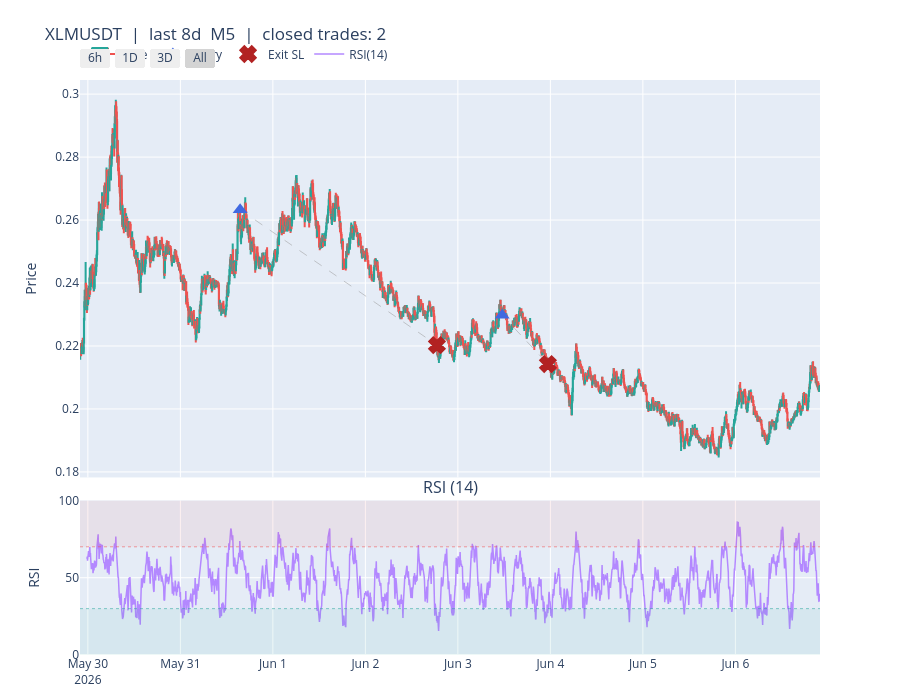
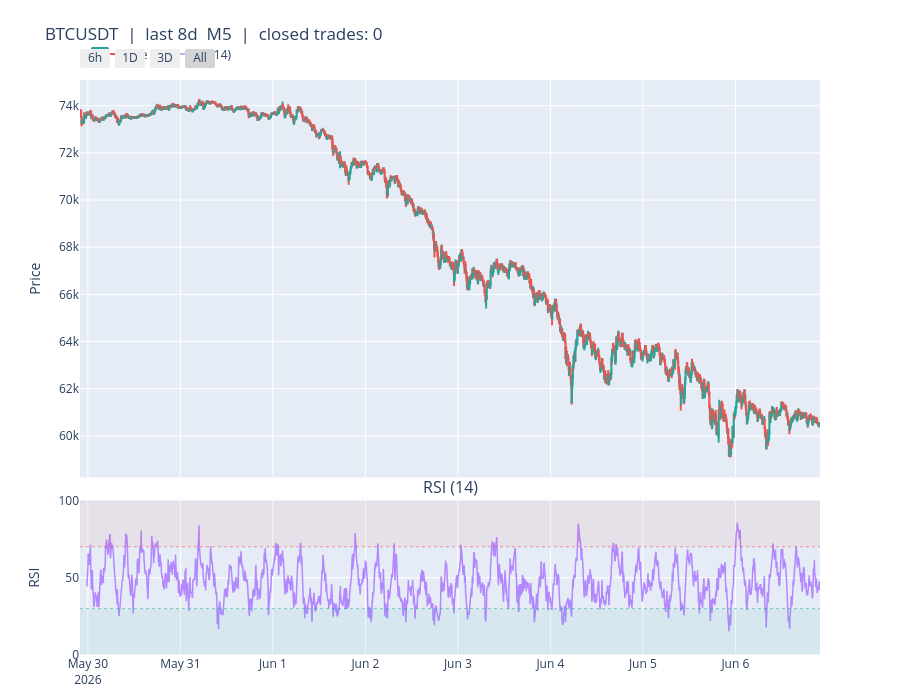
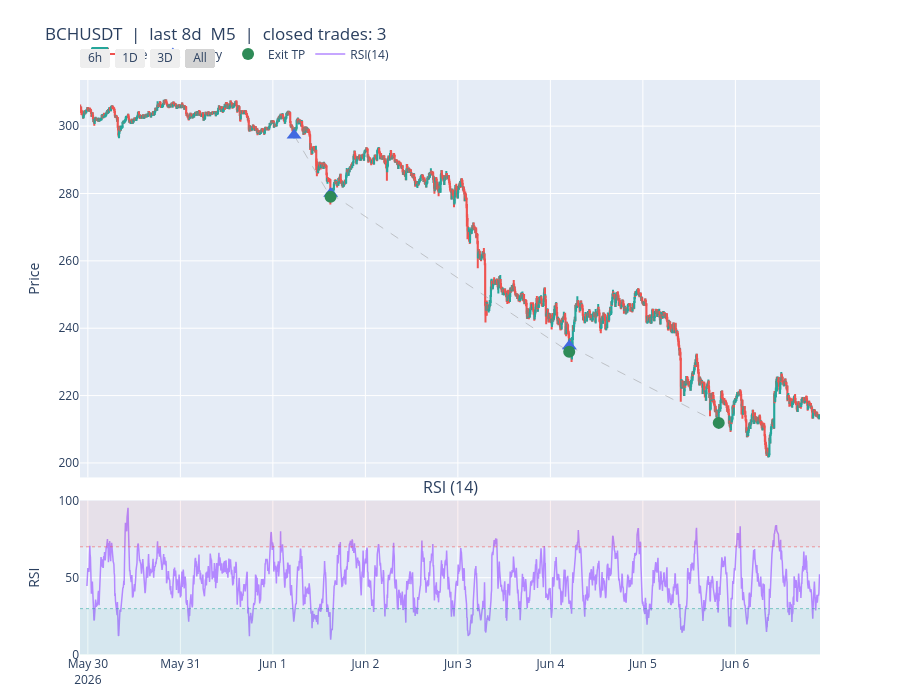
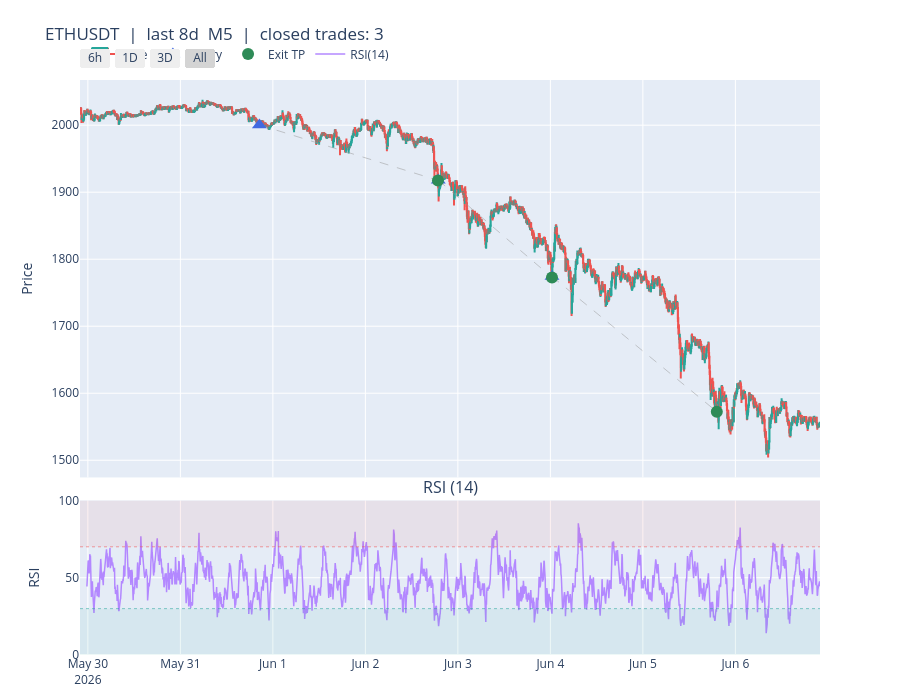

Write notebook code for charts like these, in order.
### Code cell
# SECTION 5 — Last LOOKBACK_DAYS on M5: price + trades (one figure per symbol)
_now_ms = int(time.time() * 1000)
chart_t0 = _now_ms - LOOKBACK_DAYS * DAY_MS
chart_t1 = _now_ms
_cutoff = pd.to_datetime(chart_t0, unit="ms", utc=True)

for symbol in SYMBOLS:
    trades = trade_frames.get(symbol, pd.DataFrame())
    if not trades.empty:
        trades = trades.loc[trades["exit_time"] >= _cutoff].copy()

    print(
        f"OHLCV {symbol}  {pd.to_datetime(chart_t0, unit='ms', utc=True)} .. "
        f"{pd.to_datetime(chart_t1, unit='ms', utc=True)} UTC"
    )
    ohlcv = fetch_klines_in_range(symbol, CHART_INTERVAL, chart_t0, chart_t1)
    if not ohlcv.empty:
        ohlcv.index = ohlcv.index.tz_convert(_TEHRAN)

    plot_symbol_trades(symbol, ohlcv, trades)

print("All charts rendered.")

### Figure 1 — Plotly figure (JSON) as saved in the notebook; plotly's stock layout.template omitted (floating-point values rounded to 4 significant figures; data arrays with more than 128 entries replaced by an {"elided": "..."} marker saying what was removed)
{"data": [{"close": {"elided": "2304 float values"}, "decreasing": {"line": {"color": "#ef5350"}}, "high": {"elided": "2304 float values"}, "hoverinfo": "x+text", "hovertext": {"elided": "2304 str values"}, "increasing": {"line": {"color": "#26a69a"}}, "low": {"elided": "2304 float values"}, "name": "Price", "open": {"elided": "2304 float values"}, "type": "candlestick", "x": {"elided": "2304 str values"}, "xaxis": "x", "yaxis": "y"}, {"hoverinfo": "skip", "line": {"color": "rgba(150,150,150,0.5)", "dash": "dash", "width": 1}, "mode": "lines", "showlegend": false, "type": "scatter", "x": ["2026-05-31T15:30:14.858000+03:30", "2026-06-02T18:33:47.971000+03:30"], "xaxis": "x", "y": [0.2633, 0.2203], "yaxis": "y"}, {"hoverinfo": "skip", "line": {"color": "rgba(150,150,150,0.5)", "dash": "dash", "width": 1}, "mode": "lines", "showlegend": false, "type": "scatter", "x": ["2026-06-03T11:30:14.722000+03:30", "2026-06-03T23:21:37.751000+03:30"], "xaxis": "x", "y": [0.2298, 0.2143], "yaxis": "y"}, {"customdata": [[0.2633, "Long", "Market"], [0.2298, "Long", "Market"]], "hovertemplate": "<b>Entry</b><br>Time: %{x}<br>Price: %{customdata[0]}<br>Position: %{customdata[1]}<br>OrderType: %{customdata[2]}<extra></extra>", "marker": {"color": "royalblue", "size": 13, "symbol": "triangle-up"}, "mode": "markers", "name": "Entry", "type": "scatter", "x": ["2026-05-31T15:30:14.858", "2026-06-03T11:30:14.722"], "xaxis": "x", "y": [0.2633, 0.2298], "yaxis": "y"}, {"customdata": [[0.2203, -19.78], [0.2143, -20.16]], "hovertemplate": "<b>Exit — Stop Loss</b><br>Time: %{x}<br>Price: %{customdata[0]}<br>PnL: %{customdata[1]}<extra></extra>", "marker": {"color": "firebrick", "line": {"color": "firebrick", "width": 2.5}, "size": 13, "symbol": "x"}, "mode": "markers", "name": "Exit SL", "type": "scatter", "x": ["2026-06-02T18:33:47.971", "2026-06-03T23:21:37.751"], "xaxis": "x", "y": [0.2203, 0.2143], "yaxis": "y"}, {"hovertemplate": "RSI: %{y:.2f}<extra></extra>", "line": {"color": "#b388ff", "width": 1.5}, "mode": "lines", "name": "RSI(14)", "type": "scatter", "x": {"elided": "2304 str values"}, "xaxis": "x2", "y": {"elided": "2304 float values"}, "yaxis": "y2"}], "layout": {"annotations": [{"font": {"size": 16}, "showarrow": false, "text": "RSI (14)", "x": 0.5, "xanchor": "center", "xref": "paper", "y": 0.2688, "yanchor": "bottom", "yref": "paper"}], "height": 700, "hovermode": "x unified", "legend": {"orientation": "h", "x": 0, "xanchor": "left", "y": 1.02, "yanchor": "bottom"}, "margin": {"b": 20, "t": 80}, "shapes": [{"fillcolor": "rgba(239,83,80,0.08)", "line": {"width": 0}, "type": "rect", "x0": 0, "x1": 1, "xref": "x2 domain", "y0": 70, "y1": 100, "yref": "y2"}, {"fillcolor": "rgba(38,166,154,0.08)", "line": {"width": 0}, "type": "rect", "x0": 0, "x1": 1, "xref": "x2 domain", "y0": 0, "y1": 30, "yref": "y2"}, {"line": {"color": "rgba(239,83,80,0.55)", "dash": "dot", "width": 1}, "type": "line", "x0": 0, "x1": 1, "xref": "x2 domain", "y0": 70, "y1": 70, "yref": "y2"}, {"line": {"color": "rgba(38,166,154,0.55)", "dash": "dot", "width": 1}, "type": "line", "x0": 0, "x1": 1, "xref": "x2 domain", "y0": 30, "y1": 30, "yref": "y2"}], "title": {"text": "XLMUSDT  |  last 8d  M5  |  closed trades: 2"}, "xaxis": {"anchor": "y", "domain": [0, 1], "matches": "x2", "rangeselector": {"buttons": [{"count": 6, "label": "6h", "step": "hour", "stepmode": "backward"}, {"count": 1, "label": "1D", "step": "day", "stepmode": "backward"}, {"count": 3, "label": "3D", "step": "day", "stepmode": "backward"}, {"label": "All", "step": "all"}]}, "rangeslider": {"visible": false}, "showticklabels": false, "type": "date"}, "xaxis2": {"anchor": "y2", "domain": [0, 1], "type": "date"}, "yaxis": {"anchor": "x", "domain": [0.3088, 1], "title": {"text": "Price"}}, "yaxis2": {"anchor": "x2", "domain": [0, 0.2688], "fixedrange": true, "range": [0, 100], "title": {"text": "RSI"}}}}

### Figure 2 — Plotly figure (JSON) as saved in the notebook; plotly's stock layout.template omitted (floating-point values rounded to 4 significant figures; data arrays with more than 128 entries replaced by an {"elided": "..."} marker saying what was removed)
{"data": [{"close": {"elided": "2304 float values"}, "decreasing": {"line": {"color": "#ef5350"}}, "high": {"elided": "2304 float values"}, "hoverinfo": "x+text", "hovertext": {"elided": "2304 str values"}, "increasing": {"line": {"color": "#26a69a"}}, "low": {"elided": "2304 float values"}, "name": "Price", "open": {"elided": "2304 float values"}, "type": "candlestick", "x": {"elided": "2304 str values"}, "xaxis": "x", "yaxis": "y"}, {"hovertemplate": "RSI: %{y:.2f}<extra></extra>", "line": {"color": "#b388ff", "width": 1.5}, "mode": "lines", "name": "RSI(14)", "type": "scatter", "x": {"elided": "2304 str values"}, "xaxis": "x2", "y": {"elided": "2304 float values"}, "yaxis": "y2"}], "layout": {"annotations": [{"font": {"size": 16}, "showarrow": false, "text": "RSI (14)", "x": 0.5, "xanchor": "center", "xref": "paper", "y": 0.2688, "yanchor": "bottom", "yref": "paper"}], "height": 700, "hovermode": "x unified", "legend": {"orientation": "h", "x": 0, "xanchor": "left", "y": 1.02, "yanchor": "bottom"}, "margin": {"b": 20, "t": 80}, "shapes": [{"fillcolor": "rgba(239,83,80,0.08)", "line": {"width": 0}, "type": "rect", "x0": 0, "x1": 1, "xref": "x2 domain", "y0": 70, "y1": 100, "yref": "y2"}, {"fillcolor": "rgba(38,166,154,0.08)", "line": {"width": 0}, "type": "rect", "x0": 0, "x1": 1, "xref": "x2 domain", "y0": 0, "y1": 30, "yref": "y2"}, {"line": {"color": "rgba(239,83,80,0.55)", "dash": "dot", "width": 1}, "type": "line", "x0": 0, "x1": 1, "xref": "x2 domain", "y0": 70, "y1": 70, "yref": "y2"}, {"line": {"color": "rgba(38,166,154,0.55)", "dash": "dot", "width": 1}, "type": "line", "x0": 0, "x1": 1, "xref": "x2 domain", "y0": 30, "y1": 30, "yref": "y2"}], "title": {"text": "BTCUSDT  |  last 8d  M5  |  closed trades: 0"}, "xaxis": {"anchor": "y", "domain": [0, 1], "matches": "x2", "rangeselector": {"buttons": [{"count": 6, "label": "6h", "step": "hour", "stepmode": "backward"}, {"count": 1, "label": "1D", "step": "day", "stepmode": "backward"}, {"count": 3, "label": "3D", "step": "day", "stepmode": "backward"}, {"label": "All", "step": "all"}]}, "rangeslider": {"visible": false}, "showticklabels": false, "type": "date"}, "xaxis2": {"anchor": "y2", "domain": [0, 1], "type": "date"}, "yaxis": {"anchor": "x", "domain": [0.3088, 1], "title": {"text": "Price"}}, "yaxis2": {"anchor": "x2", "domain": [0, 0.2688], "fixedrange": true, "range": [0, 100], "title": {"text": "RSI"}}}}

### Figure 3 — Plotly figure (JSON) as saved in the notebook; plotly's stock layout.template omitted (floating-point values rounded to 4 significant figures; data arrays with more than 128 entries replaced by an {"elided": "..."} marker saying what was removed)
{"data": [{"close": {"elided": "2304 float values"}, "decreasing": {"line": {"color": "#ef5350"}}, "high": {"elided": "2304 float values"}, "hoverinfo": "x+text", "hovertext": {"elided": "2304 str values"}, "increasing": {"line": {"color": "#26a69a"}}, "low": {"elided": "2304 float values"}, "name": "Price", "open": {"elided": "2304 float values"}, "type": "candlestick", "x": {"elided": "2304 str values"}, "xaxis": "x", "yaxis": "y"}, {"hoverinfo": "skip", "line": {"color": "rgba(150,150,150,0.5)", "dash": "dash", "width": 1}, "mode": "lines", "showlegend": false, "type": "scatter", "x": ["2026-06-01T05:30:07.333000+03:30", "2026-06-01T14:57:59.932000+03:30"], "xaxis": "x", "y": [297.3, 279], "yaxis": "y"}, {"hoverinfo": "skip", "line": {"color": "rgba(150,150,150,0.5)", "dash": "dash", "width": 1}, "mode": "lines", "showlegend": false, "type": "scatter", "x": ["2026-06-01T15:00:05.528000+03:30", "2026-06-04T04:53:24.621000+03:30"], "xaxis": "x", "y": [280, 233], "yaxis": "y"}, {"hoverinfo": "skip", "line": {"color": "rgba(150,150,150,0.5)", "dash": "dash", "width": 1}, "mode": "lines", "showlegend": false, "type": "scatter", "x": ["2026-06-04T04:55:09.448000+03:30", "2026-06-05T19:40:56.544000+03:30"], "xaxis": "x", "y": [234.7, 211.9], "yaxis": "y"}, {"customdata": [[297.3, "Short", "Market"], [280, "Short", "Market"], [234.7, "Short", "Market"]], "hovertemplate": "<b>Entry</b><br>Time: %{x}<br>Price: %{customdata[0]}<br>Position: %{customdata[1]}<br>OrderType: %{customdata[2]}<extra></extra>", "marker": {"color": "royalblue", "size": 13, "symbol": "triangle-up"}, "mode": "markers", "name": "Entry", "type": "scatter", "x": ["2026-06-01T05:30:07.333", "2026-06-01T15:00:05.528", "2026-06-04T04:55:09.448"], "xaxis": "x", "y": [297.3, 280.0, 234.7], "yaxis": "y"}, {"customdata": [[279, 48.41], [233, 44.42], [211.9, 38.77]], "hovertemplate": "<b>Exit — Take Profit</b><br>Time: %{x}<br>Price: %{customdata[0]}<br>PnL: %{customdata[1]}<extra></extra>", "marker": {"color": "seagreen", "size": 12, "symbol": "circle"}, "mode": "markers", "name": "Exit TP", "type": "scatter", "x": ["2026-06-01T14:57:59.932", "2026-06-04T04:53:24.621", "2026-06-05T19:40:56.544"], "xaxis": "x", "y": [279.0, 233.0, 211.9], "yaxis": "y"}, {"hovertemplate": "RSI: %{y:.2f}<extra></extra>", "line": {"color": "#b388ff", "width": 1.5}, "mode": "lines", "name": "RSI(14)", "type": "scatter", "x": {"elided": "2304 str values"}, "xaxis": "x2", "y": {"elided": "2304 float values"}, "yaxis": "y2"}], "layout": {"annotations": [{"font": {"size": 16}, "showarrow": false, "text": "RSI (14)", "x": 0.5, "xanchor": "center", "xref": "paper", "y": 0.2688, "yanchor": "bottom", "yref": "paper"}], "height": 700, "hovermode": "x unified", "legend": {"orientation": "h", "x": 0, "xanchor": "left", "y": 1.02, "yanchor": "bottom"}, "margin": {"b": 20, "t": 80}, "shapes": [{"fillcolor": "rgba(239,83,80,0.08)", "line": {"width": 0}, "type": "rect", "x0": 0, "x1": 1, "xref": "x2 domain", "y0": 70, "y1": 100, "yref": "y2"}, {"fillcolor": "rgba(38,166,154,0.08)", "line": {"width": 0}, "type": "rect", "x0": 0, "x1": 1, "xref": "x2 domain", "y0": 0, "y1": 30, "yref": "y2"}, {"line": {"color": "rgba(239,83,80,0.55)", "dash": "dot", "width": 1}, "type": "line", "x0": 0, "x1": 1, "xref": "x2 domain", "y0": 70, "y1": 70, "yref": "y2"}, {"line": {"color": "rgba(38,166,154,0.55)", "dash": "dot", "width": 1}, "type": "line", "x0": 0, "x1": 1, "xref": "x2 domain", "y0": 30, "y1": 30, "yref": "y2"}], "title": {"text": "BCHUSDT  |  last 8d  M5  |  closed trades: 3"}, "xaxis": {"anchor": "y", "domain": [0, 1], "matches": "x2", "rangeselector": {"buttons": [{"count": 6, "label": "6h", "step": "hour", "stepmode": "backward"}, {"count": 1, "label": "1D", "step": "day", "stepmode": "backward"}, {"count": 3, "label": "3D", "step": "day", "stepmode": "backward"}, {"label": "All", "step": "all"}]}, "rangeslider": {"visible": false}, "showticklabels": false, "type": "date"}, "xaxis2": {"anchor": "y2", "domain": [0, 1], "type": "date"}, "yaxis": {"anchor": "x", "domain": [0.3088, 1], "title": {"text": "Price"}}, "yaxis2": {"anchor": "x2", "domain": [0, 0.2688], "fixedrange": true, "range": [0, 100], "title": {"text": "RSI"}}}}

### Figure 4 — Plotly figure (JSON) as saved in the notebook; plotly's stock layout.template omitted (floating-point values rounded to 4 significant figures; data arrays with more than 128 entries replaced by an {"elided": "..."} marker saying what was removed)
{"data": [{"close": {"elided": "2304 float values"}, "decreasing": {"line": {"color": "#ef5350"}}, "high": {"elided": "2304 float values"}, "hoverinfo": "x+text", "hovertext": {"elided": "2304 str values"}, "increasing": {"line": {"color": "#26a69a"}}, "low": {"elided": "2304 float values"}, "name": "Price", "open": {"elided": "2304 float values"}, "type": "candlestick", "x": {"elided": "2304 str values"}, "xaxis": "x", "yaxis": "y"}, {"hoverinfo": "skip", "line": {"color": "rgba(150,150,150,0.5)", "dash": "dash", "width": 1}, "mode": "lines", "showlegend": false, "type": "scatter", "x": ["2026-05-31T20:30:09.589000+03:30", "2026-06-02T18:50:15.125000+03:30"], "xaxis": "x", "y": [2000.0, 1918.0], "yaxis": "y"}, {"hoverinfo": "skip", "line": {"color": "rgba(150,150,150,0.5)", "dash": "dash", "width": 1}, "mode": "lines", "showlegend": false, "type": "scatter", "x": ["2026-06-02T18:55:10.275000+03:30", "2026-06-04T00:25:07.105000+03:30"], "xaxis": "x", "y": [1918.0, 1773.0], "yaxis": "y"}, {"hoverinfo": "skip", "line": {"color": "rgba(150,150,150,0.5)", "dash": "dash", "width": 1}, "mode": "lines", "showlegend": false, "type": "scatter", "x": ["2026-06-04T00:25:23.489000+03:30", "2026-06-05T19:11:04.395000+03:30"], "xaxis": "x", "y": [1774.0, 1572.0], "yaxis": "y"}, {"customdata": [[2000.0, "Short", "Market"], [1918.0, "Short", "Market"], [1774.0, "Short", "Market"]], "hovertemplate": "<b>Entry</b><br>Time: %{x}<br>Price: %{customdata[0]}<br>Position: %{customdata[1]}<br>OrderType: %{customdata[2]}<extra></extra>", "marker": {"color": "royalblue", "size": 13, "symbol": "triangle-up"}, "mode": "markers", "name": "Entry", "type": "scatter", "x": ["2026-05-31T20:30:09.589", "2026-06-02T18:55:10.275", "2026-06-04T00:25:23.489"], "xaxis": "x", "y": [2000.0, 1918.0, 1774.0], "yaxis": "y"}, {"customdata": [[1918.0, 47.96], [1773.0, 41.59], [1572.0, 41.96]], "hovertemplate": "<b>Exit — Take Profit</b><br>Time: %{x}<br>Price: %{customdata[0]}<br>PnL: %{customdata[1]}<extra></extra>", "marker": {"color": "seagreen", "size": 12, "symbol": "circle"}, "mode": "markers", "name": "Exit TP", "type": "scatter", "x": ["2026-06-02T18:50:15.125", "2026-06-04T00:25:07.105", "2026-06-05T19:11:04.395"], "xaxis": "x", "y": [1918.0, 1773.0, 1572.0], "yaxis": "y"}, {"hovertemplate": "RSI: %{y:.2f}<extra></extra>", "line": {"color": "#b388ff", "width": 1.5}, "mode": "lines", "name": "RSI(14)", "type": "scatter", "x": {"elided": "2304 str values"}, "xaxis": "x2", "y": {"elided": "2304 float values"}, "yaxis": "y2"}], "layout": {"annotations": [{"font": {"size": 16}, "showarrow": false, "text": "RSI (14)", "x": 0.5, "xanchor": "center", "xref": "paper", "y": 0.2688, "yanchor": "bottom", "yref": "paper"}], "height": 700, "hovermode": "x unified", "legend": {"orientation": "h", "x": 0, "xanchor": "left", "y": 1.02, "yanchor": "bottom"}, "margin": {"b": 20, "t": 80}, "shapes": [{"fillcolor": "rgba(239,83,80,0.08)", "line": {"width": 0}, "type": "rect", "x0": 0, "x1": 1, "xref": "x2 domain", "y0": 70, "y1": 100, "yref": "y2"}, {"fillcolor": "rgba(38,166,154,0.08)", "line": {"width": 0}, "type": "rect", "x0": 0, "x1": 1, "xref": "x2 domain", "y0": 0, "y1": 30, "yref": "y2"}, {"line": {"color": "rgba(239,83,80,0.55)", "dash": "dot", "width": 1}, "type": "line", "x0": 0, "x1": 1, "xref": "x2 domain", "y0": 70, "y1": 70, "yref": "y2"}, {"line": {"color": "rgba(38,166,154,0.55)", "dash": "dot", "width": 1}, "type": "line", "x0": 0, "x1": 1, "xref": "x2 domain", "y0": 30, "y1": 30, "yref": "y2"}], "title": {"text": "ETHUSDT  |  last 8d  M5  |  closed trades: 3"}, "xaxis": {"anchor": "y", "domain": [0, 1], "matches": "x2", "rangeselector": {"buttons": [{"count": 6, "label": "6h", "step": "hour", "stepmode": "backward"}, {"count": 1, "label": "1D", "step": "day", "stepmode": "backward"}, {"count": 3, "label": "3D", "step": "day", "stepmode": "backward"}, {"label": "All", "step": "all"}]}, "rangeslider": {"visible": false}, "showticklabels": false, "type": "date"}, "xaxis2": {"anchor": "y2", "domain": [0, 1], "type": "date"}, "yaxis": {"anchor": "x", "domain": [0.3088, 1], "title": {"text": "Price"}}, "yaxis2": {"anchor": "x2", "domain": [0, 0.2688], "fixedrange": true, "range": [0, 100], "title": {"text": "RSI"}}}}
